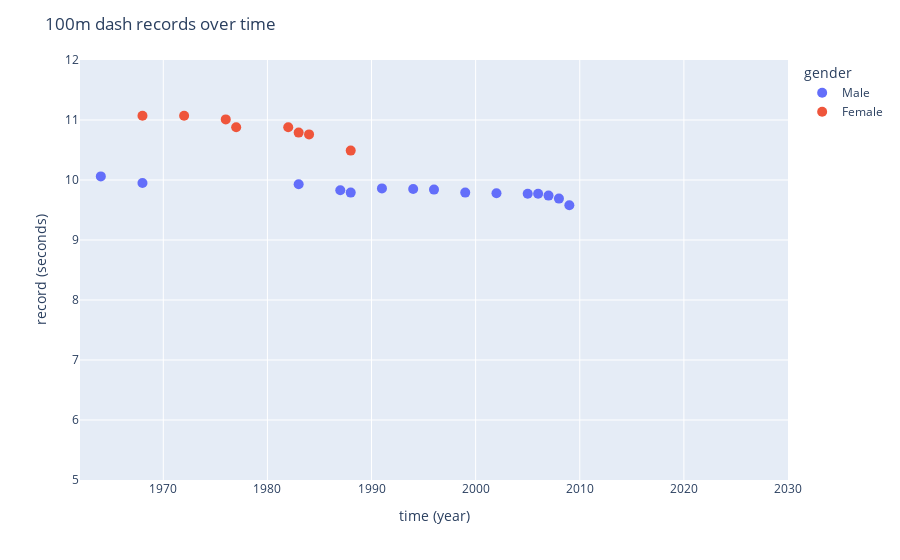

The notebook cell this image was saved under:
### Markdown cell above
# Visualizing Dataset

### Code cell
fig = px.scatter(data, x="time", y="record", color="gender")
fig.update_traces(marker_size=10)
fig.update_xaxes(range=[min(data['time'])-2,2030],title='time (year)')
fig.update_yaxes(range=[5,12],title='record (seconds)')
fig.update_layout(title='100m dash records over time')
fig.show()

### Figure 1 — Plotly figure (JSON) as saved in the notebook; plotly's stock layout.template omitted (floating-point values rounded to 4 significant figures)
{"data": [{"hovertemplate": "gender=Male<br>time=%{x}<br>record=%{y}<extra></extra>", "legendgroup": "Male", "marker": {"color": "#636efa", "size": 10, "symbol": "circle"}, "mode": "markers", "name": "Male", "orientation": "v", "showlegend": true, "type": "scatter", "x": [1964, 1968, 1983, 1987, 1988, 1991, 1994, 1996, 1999, 2002, 2005, 2006, 2007, 2008, 2009], "xaxis": "x", "y": [10.06, 9.95, 9.93, 9.83, 9.79, 9.86, 9.85, 9.84, 9.79, 9.78, 9.77, 9.77, 9.74, 9.69, 9.58], "yaxis": "y"}, {"hovertemplate": "gender=Female<br>time=%{x}<br>record=%{y}<extra></extra>", "legendgroup": "Female", "marker": {"color": "#EF553B", "size": 10, "symbol": "circle"}, "mode": "markers", "name": "Female", "orientation": "v", "showlegend": true, "type": "scatter", "x": [1968, 1972, 1976, 1977, 1982, 1983, 1984, 1988], "xaxis": "x", "y": [11.07, 11.07, 11.01, 10.88, 10.88, 10.79, 10.76, 10.49], "yaxis": "y"}], "layout": {"legend": {"title": {"text": "gender"}, "tracegroupgap": 0}, "margin": {"t": 60}, "title": {"text": "100m dash records over time"}, "xaxis": {"anchor": "y", "domain": [0, 1], "range": [1962, 2030], "title": {"text": "time (year)"}}, "yaxis": {"anchor": "x", "domain": [0, 1], "range": [5, 12], "title": {"text": "record (seconds)"}}}}
